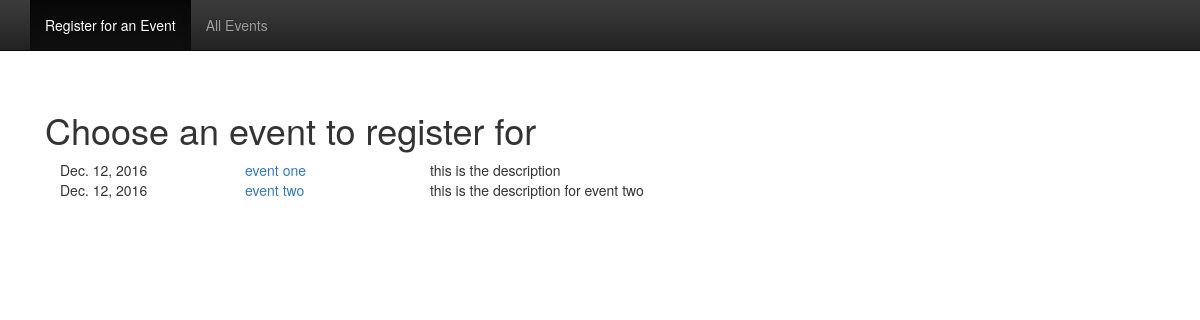
Screenshot of /events/ with the database file from the repository.
### events/models.py (models this page shows, shortened)
class Event(models.Model):
    name = models.CharField(max_length=70)
    date_time = models.DateField('Event date time', default=timezone.now)
    description = models.TextField()
    enabled = models.BooleanField(default=True)

### events/views.py (the view)
def index(request):
  event_list = Event.objects.filter(enabled=True).order_by('-date_time')
  context = {'event_list': event_list}
  return render(request, 'events/index.html', context)

### events/templates/events/index.html (shortened to what this page needs)
{% extends "base.html" %}
{% block content %}
<div class="starter-template">
  <h1>Choose an event to register for</h1>
  {% for event in event_list %}
    <div class='col-md-2'>{{ event.date_time }}</div>
    <div class='col-md-2'><a href="{{ event.id }}/">{{ event.name }}</a></div>
    <div class='col-md-8'>{{ event.description }}</div>
  {% endfor %}
</div>
{% endblock %}

### events/static/events/starter-template.css (style rules this page uses)
body { padding-top: 50px; }
.starter-template { padding: 40px 15px; text-align: left; }

### rows the page displays
Event: date_time "Dec. 12, 2016", name "event one", description "this is the description"
Event: date_time "Dec. 12, 2016", name "event two", description "this is the description for event two"
